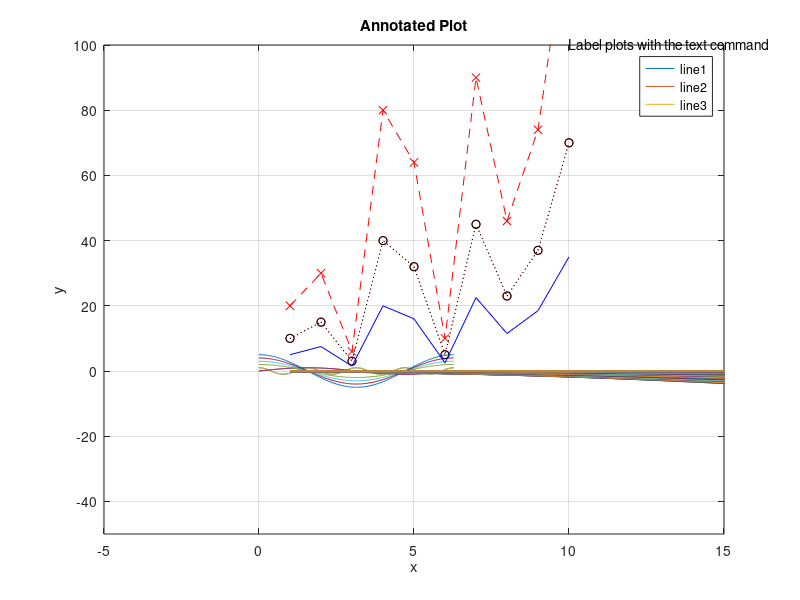

The MATLAB script that drew this image: (Note: this script raises an error after producing the figure.)
clear,clc

x=1:10;

y=[58.5,63.8,64.2,67.3,71.5,88.3,90.1,90.6,89.5,90.4];

plot(x,y)

plot(x,y), title('Laboratory Experiment 1'), xlabel('Trial'), ylabel('Distance, ft'), grid;

x=0:pi/100:2*pi;

y1 = cos(x*4);

plot(x,y1), title('Two Plots on the Same Axis'), xlabel('angle, radians'), grid

y2 = sin(x);

hold on;

plot(x,y2)

y3 = [y1;y2];

plot(x,y3)


x = 0:pi/100:2*pi;

y1 = cos(x)*2;
y2 = cos(x)*3;
y3 = cos(x)*4;
y4 = cos(x)*5;
plot(x,y1,x,y2,x,y3,x,y4);
title('Multiple Cosine Functions'), xlabel('Angle, Radians'), ylabel('Amplitude')

plot(peaks(100))

hold on; 

x = 1:10;
y = [10, 15, 3, 40, 32, 5, 45, 23, 37, 70];

plot(x,y, ':or')

axis([-5,15,-50,100])

plot(x, y, ':ok',x, y*2, '--xr', x, y/2, '-b')

hold
legend('line1', 'line2', 'line3')
text(10,100, 'Label plots with the text command')
xlabel('x'), ylabel ('y'), title('Annotated Plot')

x = 0:pi/50:pi;
y = sin(x);

polarplot(x,y, '*')
title('Sine Function in Polar Coordinates')

x = randn(1, 100);
histogram(x)
histogram(x, 25)


x = 0:0.5:50;
y = 5*x.^ 2;

subplot(2,2,1), plot(x,y),
title('Linear/Linear'),
ylabel('y'), grid,

subplot(2,2,2), semilogx(x,y),
title('Log/Linear'),
ylabel('y'), grid,

subplot(2,2,3), semilogy(x,y),
title('Linear/Log'),
xlabel('x'), ylabel('y'), grid,

subplot(2,2,4), loglog(x,y),
title('Log/Log'),
xlabel('x'), ylabel('y'), grid

x = linspace(0, 10*pi, 100);

y = cos(x);

z = sin(x);

plot3(x,y,z), grid, title('Something Swirly wow')
xlabel('angle'), ylabel('cos(x)'), zlabel('sin(x)')


z = [1, 2, 3, 4, 5, 6, 7, 8, 9, 10;
2, 4, 6, 8, 10, 12, 14, 16, 18, 20;
3, 4, 5, 6, 7, 8, 9, 10, 11, 12];

mesh(z)
